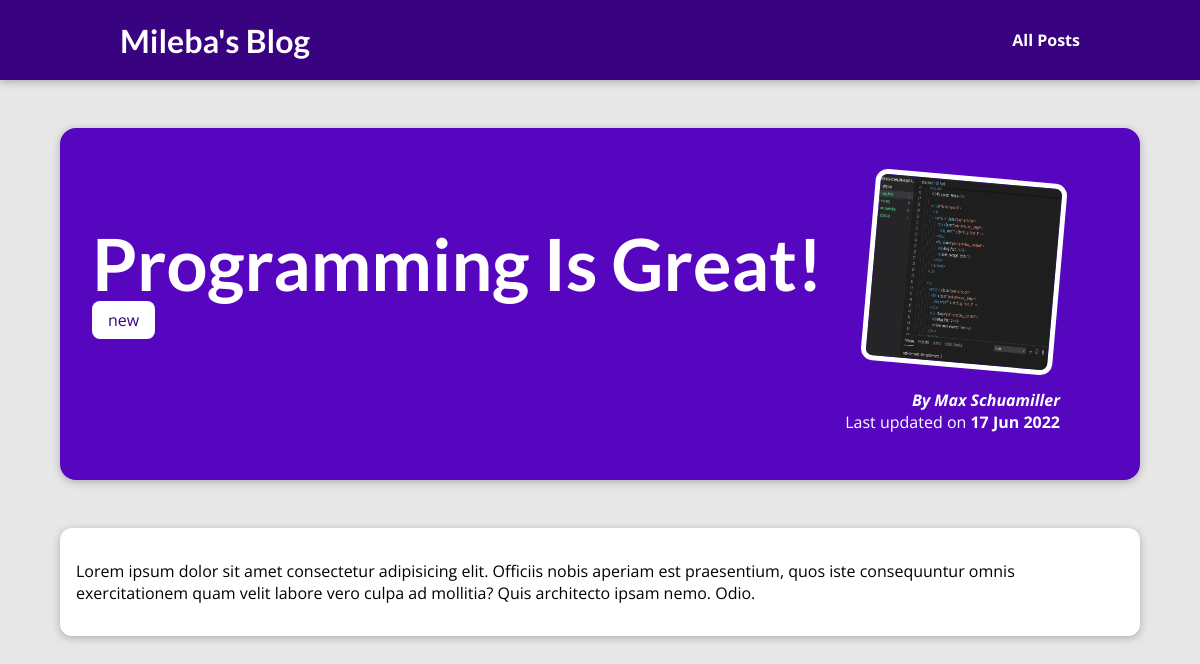
The page /posts/programming-is-great on the database its author committed.
### blog/models.py (models this page shows, shortened)
class Post(models.Model):
    title = models.CharField(max_length=80)
    excerpt = models.CharField(max_length=80)
    image = models.ImageField(upload_to="posts", null=True)
    date = models.DateField(auto_now_add=True)
    slug = models.SlugField(default="", unique=True)
    content = models.TextField()
    author = models.ForeignKey(
        Author, on_delete=models.SET_NULL, related_name="posts", null=True)
    tag = models.ManyToManyField(Tag)

class Tag(models.Model):
    caption = models.CharField(max_length=20, null=True)

class Author(models.Model):
    first_name = models.CharField(max_length=80)
    last_name = models.CharField(max_length=80)
    email_address = models.EmailField(max_length=254)
    def __str__(self):
        return f"{self.first_name} {self.last_name}"

### blog/views.py (the view)
# urls.py: path('posts/<slug:slug>', views.post_detail, name="post_details")
def post_detail(request, slug):
    post_object = get_object_or_404(Post, slug=slug)
    return render(request, 'blog/post-detail.html', {
        "post": post_object,
        "post_tags": post_object.tag.all()
    })

### blog/templates/blog/post-detail.html (shortened to what this page needs)
{% extends 'base.html' %}
{% load static %}
{% block css_files %}
  <link rel="stylesheet" href="{% static 'blog/post-detail.css' %}" />
{% endblock css_files %}
{% block content %}
<section id="summary">
  <h2>{{post.title}}</h2>
  <div>
    {% for tag in post_tags %}
    <span class="tag">{{tag.caption}}</span>
    {% endfor %}
  </div>
  <article>
    <img src="{{post.image.url}}" alt="{{post.title}}" />
    <address>By <a href="mailto:{{post.author.email_address}}">{{post.author}}</a></address>
    <div>
      Last updated on <time>{{post.date|date:"d M Y"}}</time>
    </div>
  </article>
</section>
<main>
  {{post.content|linebreaks}}
</main>
{% endblock content %}

### static/app.css (style rules this page uses)
* { box-sizing: border-box; }
html { font-family: "Open Sans", "Lato", sans-serif; }
body { margin: 0; }
h1, h2, h3 { font-family: "Lato", sans-serif; font-weight: bold; }

### blog/static/blog/post-detail.css (style rules this page uses)
body { background-color: #e7e7e7; }
#summary { margin: 8rem auto 3rem auto; padding: 2rem; width: 90%; max-width: 90rem; border-radius: 16px; background-color: #5706c0; position: relative; box-shadow: 0 2px 8px rgba(0, 0, 0, 0.25); height: 22rem; }
#summary h2 { color: white; font-size: 4.5rem; margin-bottom: 0.2rem; }
#summary article { position: absolute; top: 2rem; right: 3rem; padding: 1rem 2rem; border-radius: 12px; text-align: right; color: white; }
#summary article img { width: 12rem; height: 12rem; border-radius: 12px; transform: rotateZ(5deg); border: 5px solid white; margin-bottom: 1rem; }
#summary address { font-weight: bold; }
#summary a { color: white; text-decoration: none; }
#summary time { font-weight: bold; }
main { width: 90%; max-width: 90rem; margin: 3rem auto; background-color: white; padding: 1rem; border-radius: 12px; box-shadow: 0 2px 8px rgba(0, 0, 0, 0.25); }
.tag { background-color: white; color: #390281; padding: 0.5rem 1rem; border-radius: 8px; }

### rows shown on the page
Post: title "Programming Is Great!", image (picture), author "Max Schuamiller", date "17 Jun 2022", content "Lorem ipsum dolor sit amet consectetur adipisicing elit. Officiis nobis aperiam est praesentium, quos iste consequuntur omnis exercitationem quam velit labore vero culpa ad mollitia? Quis architecto ipsam nemo. Odio."
Tag: caption "new"
